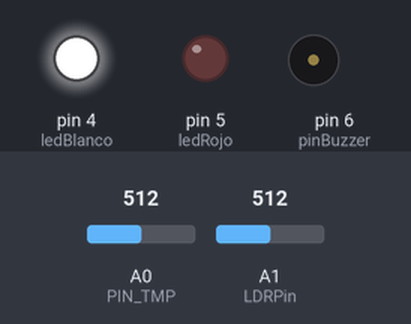
Bench run of a sketch on a simulated Arduino Uno, built with avr-gcc and run on an emulated ATmega328P. Shown: output pins drawn as LEDs (lit = HIGH), buzzer (waves = sounding). Dashed ring = blinking. The inputs (shaded band) are chosen by the test bench; at power-on: A0 (PIN_TMP) = 512, A1 (LDRPin) = 512.

Above: at 1.2 s.
1.3 s: A0 (PIN_TMP) set to 150
2.8 s: A0 (PIN_TMP) set to 135
At 3.45 s:
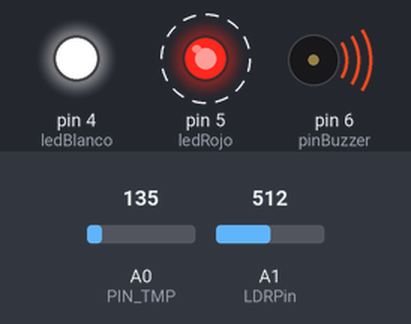
5.8 s: A1 (LDRPin) set to 928
8.8 s: A1 (LDRPin) set to 953
At 9.45 s:
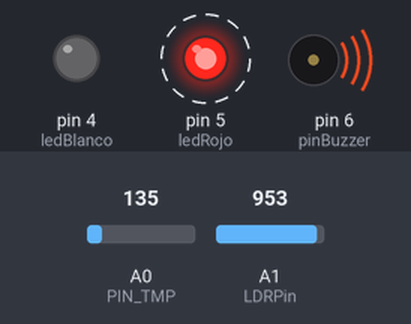
11.8 s: A1 (LDRPin) set to 900
At 12.9 s:
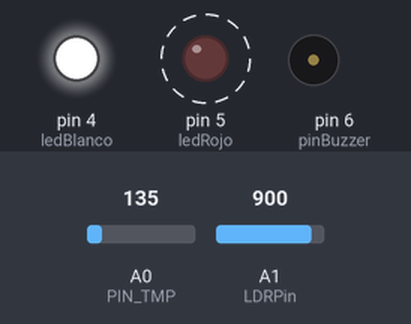
14.8 s: A1 (LDRPin) set to 1023
At 15.9 s:
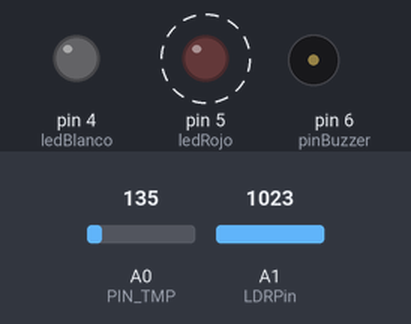
Timing chart, 0 to 18.8 s (numbered marks = the images above; inputs shaded):
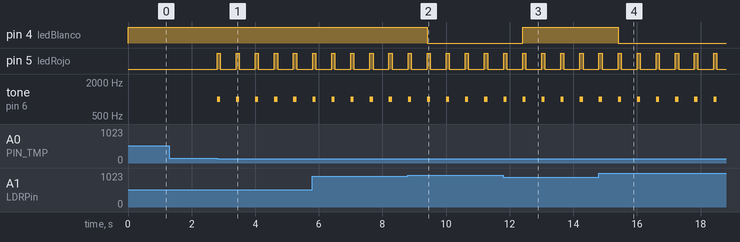

Measured:
- the behaviour switches between 143 and 142 on A0 (PIN_TMP) (found by bisection; images 0 and 1)
- the behaviour switches between 934 and 935 on A1 (LDRPin) (found by bisection; images 1 and 2)
- after the input at 1.3 s, every drawn part: stays the same
- after the input at 2.8 s, pin 5 (ledRojo): alternates HIGH for 0.10 s and LOW for 0.50 s, starting at once; tone on pin 6 (pinBuzzer): alternates 1000 Hz for 0.10 s and silent for 0.50 s, starting at once
- after the input at 8.8 s, pin 4 (ledBlanco): HIGH → LOW after 0.60 s
- after the input at 11.8 s, pin 4 (ledBlanco): LOW → HIGH after 0.61 s
- after the input at 14.8 s, pin 4 (ledBlanco): HIGH → LOW after 0.61 s

The sketch:

elisa_ortega_girard_1.ino
```cpp
const int PIN_TMP = A0 ;
const int LDRPin = A1;
const int ledBlanco = 4;
const int ledRojo = 5;
const int pinBuzzer = 6;
int luz;
unsigned long startTime = millis();
int tiempoActual = startTime/3600000;

void setup(){
  Serial.begin(9600);
  pinMode(ledBlanco, OUTPUT);
  pinMode(ledRojo, OUTPUT);
  pinMode(pinBuzzer, OUTPUT);
}

float medirTemperatura(){
  int lectura = analogRead(PIN_TMP);
  return lectura*0.49-49.76;
}
int lumniosidad(int LDRPin){
  	int Voltaje = analogRead(LDRPin);
	const int A = 1000;
	const int B = 15;
	const int Rc = 10;

  	return ((long)Voltaje*A*10)/((long)B*Rc*(1024-Voltaje));
}

void loop(){
  float temperatura = medirTemperatura();
  luz = lumniosidad(LDRPin);
  if (temperatura < 20){
    tone(pinBuzzer, 1000);
    digitalWrite(ledRojo, HIGH);
  	delay(100);
  	noTone(pinBuzzer);
    digitalWrite(ledRojo, LOW);
  	delay(500);
  }
  if (tiempoActual < 12){

    if (luz < 700){
      digitalWrite(ledBlanco, HIGH);
    } else {
      digitalWrite(ledBlanco, LOW);
    }
  }
  if (tiempoActual > 24){
    startTime = 0;
  }
}
```
